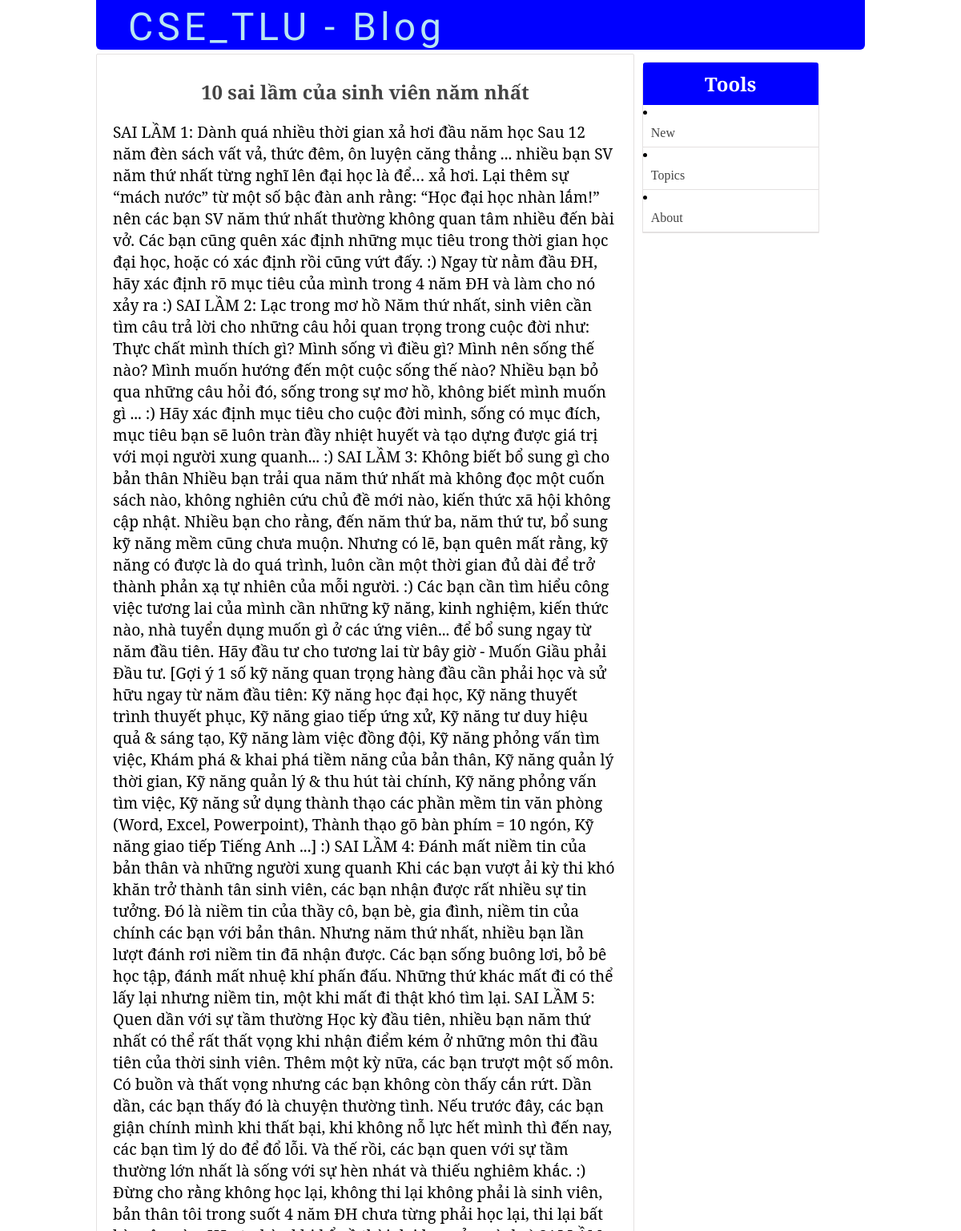
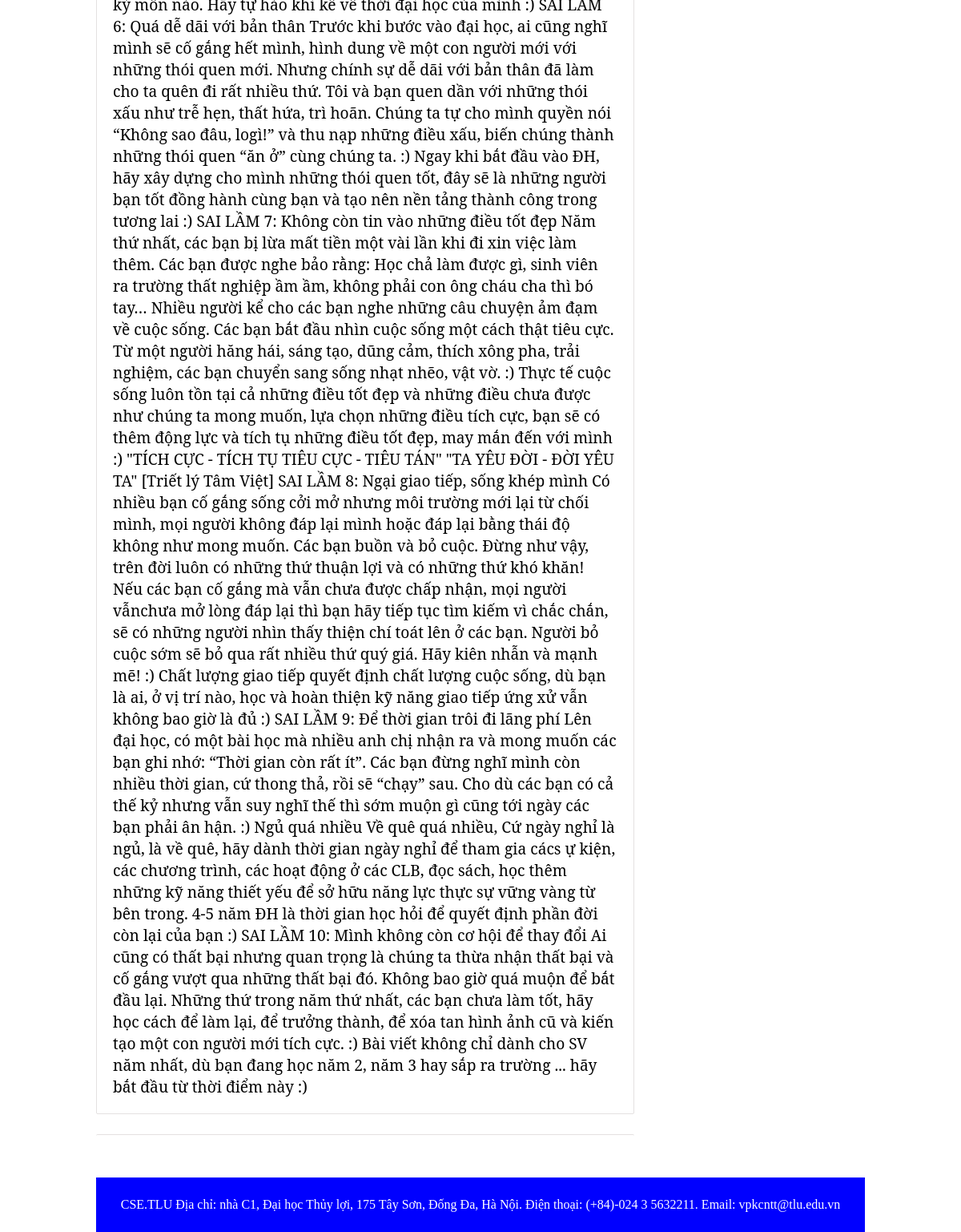
The app's page /3.PROJECT/single_post.php?post-slug=10-sai-lầm-của-sinh-viên-năm-nhất with its own data (2 pictures, top to bottom).
### tables this page shows
CREATE TABLE `posts` (
  `id` int(11) NOT NULL,
  `user_id` int(11) DEFAULT NULL,
  `title` varchar(255) NOT NULL,
  `slug` varchar(255) NOT NULL,
  `views` int(11) NOT NULL DEFAULT 0,
  `image` varchar(255) NOT NULL,
  `body` text NOT NULL,
  `published` tinyint(1) NOT NULL,
  `created_at` timestamp NOT NULL DEFAULT current_timestamp() ON UPDATE current_timestamp(),
  `updated_at` timestamp NULL DEFAULT NULL
);

### 3.PROJECT/includes/all_functions.php (called while the page is built, shortened)
<?php
	function getPost($slug){
		global $conn;
		$post_slug = $_GET['post-slug'];
		$sql = "SELECT * FROM posts WHERE slug='$post_slug' AND published=true";
		$result = mysqli_query($conn, $sql);
		$post = mysqli_fetch_assoc($result);
		$post['topic'] = getPostTopic($post['id']);
		return $post;
	}
	function getPostTopic($post_id){
		global $conn;
		$sql = "SELECT * FROM topics WHERE id=
				(SELECT topic_id FROM post_topic WHERE post_id=$post_id LIMIT 1) LIMIT 1";
		$result = mysqli_query($conn, $sql);
		$topic_id = mysqli_fetch_assoc($result);
		return $topic_id;
	}
?>

### 3.PROJECT/single_post.php (the view, shortened to what this page needs)
<?php  include('config.php'); ?>
<?php  include('includes/all_functions.php'); ?>
<?php
	if (isset($_GET['post-slug'])) {
		$post = getPost($_GET['post-slug']);
	}
?>
<?php include('includes/public/head_section.php'); ?>
</head>
<body>
<div class="container">
		<?php include( ROOT_PATH . '/navbar.php'); ?>
	<div class="content" >
		<div class="post-wrapper">
			<div class="full-post-div">
				<h2 class="post-title"><?php echo $post['title']; ?></h2>
				<div class="post-body-div">
					<?php echo html_entity_decode($post['body']); ?>
				</div>
			</div>
			<div class="post-comments">
			</div>
		</div>
		<div class="post-sidebar">
<div class="card">
	<div class="card-header">
		<h2>Tools</h2>
	</div>
	<div class="card-content">
	  <li><a href="forum.php">New</a></li>
	  <li><a href="#topics">Topics</a></li>
	  <li><a href="#about">About</a></li>
	</div>
</div>
</div>
	</div>
</div>
<?php include( ROOT_PATH . '/includes/public/footer.php'); ?>

### 3.PROJECT/static/css/public_styling.css (style rules this page uses)
* { margin: 0px; padding: 0px; }
html { height: 100%; box-sizing: border-box; }
body { position: relative; margin: 0; padding-bottom: 6rem; min-height: 100%; }
h1, h2, h3, h4, h5, h6 { color: #444; font-family: 'Averia Serif Libre', cursive; }
a { text-decoration: none; }
.container { width: 80%; margin: 0px auto; }
.content { margin: 5px auto; border-radius: 5px; min-height: 400px; }
.content:after { content: ""; display: block; clear: both; }
.content .post-wrapper { width: 70%; float: left; min-height: 250px; }
.full-post-div { min-height: 300px; padding: 20px; border: 1px solid #e4e1e1; border-radius: 2px; }
.full-post-div h2.post-title { margin: 10px auto 20px; text-align: center; }
.post-body-div { font-family: 'Noto Serif', serif; font-size: 1.2em; }
.post-sidebar { width: 24%; float: left; margin-left: 5px; min-height: 400px; }
.content .post-comments { margin-top: 25px; border-radius: 2px; border-top: 1px solid #e4e1e1; padding: 10px; }
.post-sidebar .card { width: 95%; margin: 10px auto; border: 1px solid #e4e1e1; border-radius: 10px 10px 0px 0px; }
.post-sidebar .card .card-header { padding: 10px; text-align: center; border-radius: 3px 3px 0px 0px; background: blue; }
.post-sidebar .card .card-header h2 { color: white; }
.post-sidebar .card .card-content a { display: block; box-sizing: border-box; padding: 8px 10px; border-bottom: 1px solid #e4e1e1; color: #444; }

### records on screen
posts: title "10 sai lầm của sinh viên năm nhất", body "SAI LẦM 1: Dành quá nhiều thời gian xả hơi đầu năm học Sau 12 năm đèn sách vất vả, thức đêm, ôn luyện căng thẳng ... nhiều bạn SV năm thứ nhất từng nghĩ lên đại học là để… xả hơi. Lại thêm sự “mách nước” từ một số bậc đàn anh rằng: “Học đại học nhàn lắm!” nên các bạn SV năm thứ nhất thường không quan tâm nhiều đến bài vở. Các bạn cũng quên xác định những mục tiêu trong thời gian học đại học, hoặc có xác định rồi cũng vứt đấy. :) Ngay từ nằm đầu ĐH, hãy xác định rõ mục tiêu của mình trong 4 năm ĐH và làm cho nó xảy ra :) SAI LẦM 2: Lạc trong mơ hồ Năm thứ nhất, sinh viên cần tìm câu trả lời cho những câu hỏi quan trọng trong cuộc đời như: Thực chất mình thích gì? Mình sống vì điều gì? Mình…"
